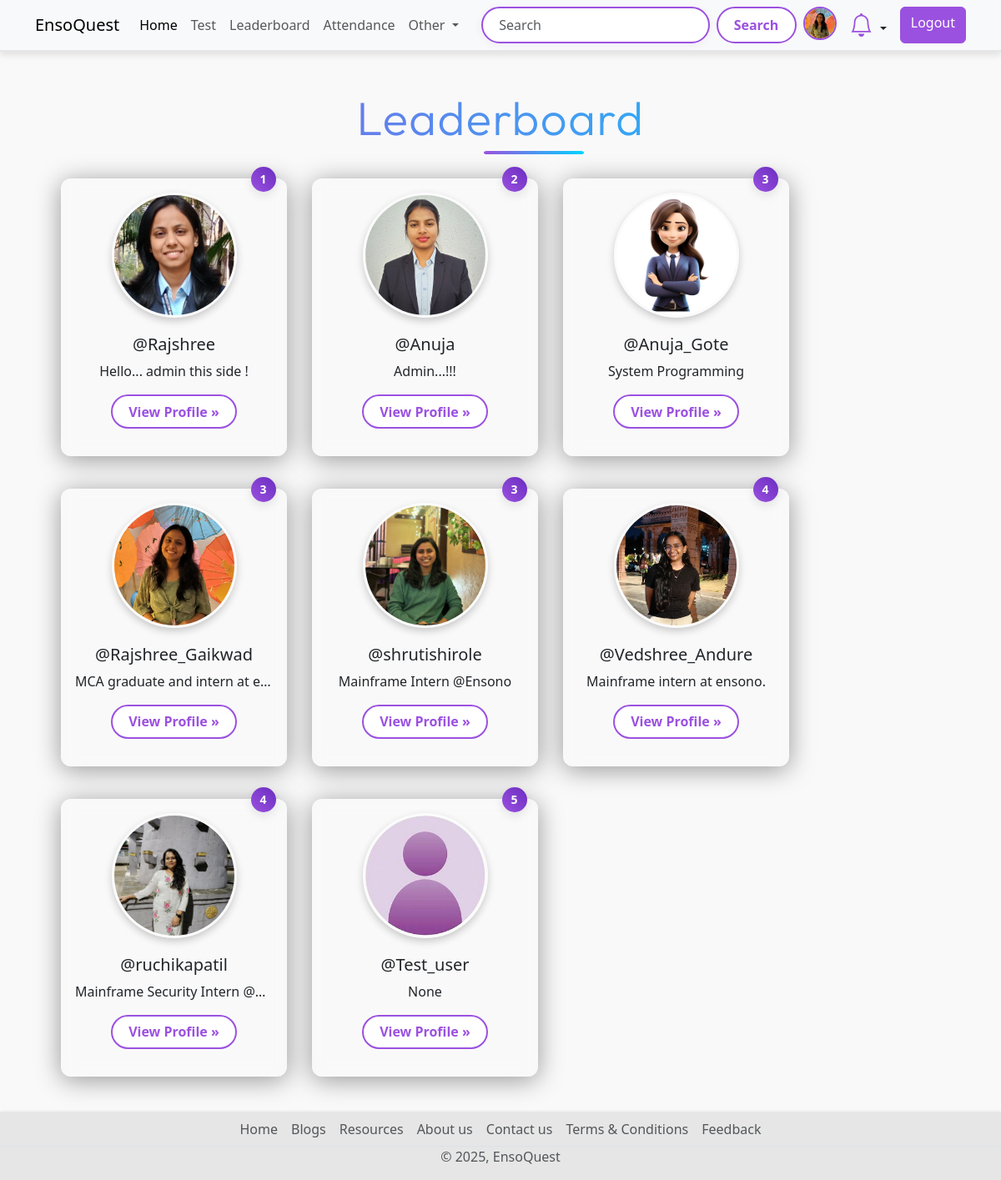
Before: /leaderboard (signed in) with the older database file.
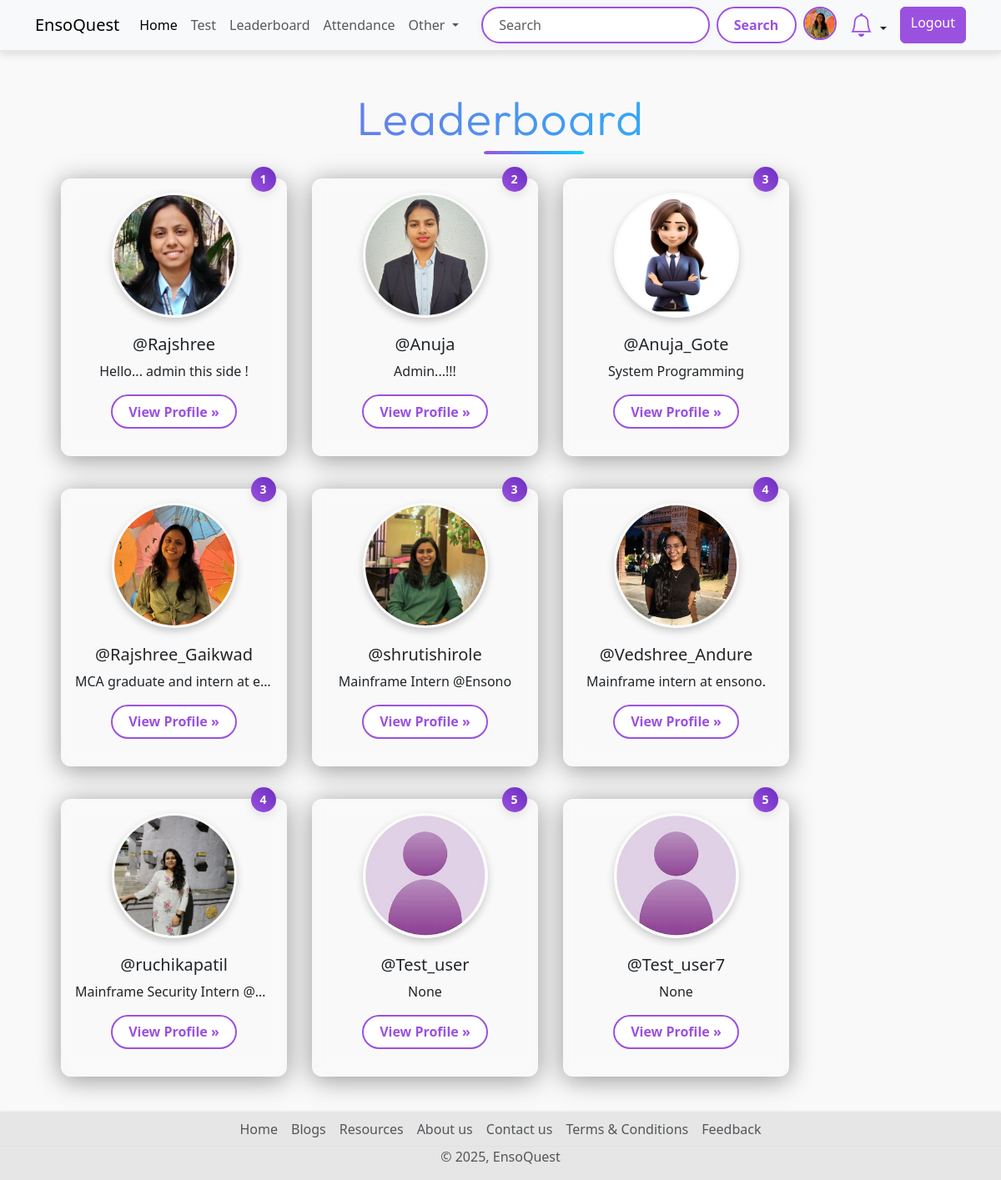
After: the same page with the newer database file.
### quiz/models.py (models this page shows, shortened)
class UserRank(models.Model):
    user = models.OneToOneField(User, on_delete=models.CASCADE)
    rank = models.IntegerField(null=True, blank=True)
    total_score = models.IntegerField(null=True, blank=True)

### account/models.py (models this page shows, shortened)
class Profile(models.Model):
    user = models.OneToOneField(User,on_delete=models.CASCADE, null=True,verbose_name='User Object')
    position = models.CharField(max_length=100,blank=True,null=True)
    bio = models.TextField(blank=True,null=True)
    profile_img = models.ImageField(upload_to='profile_image', default='user.png',blank=True,null=True,verbose_name= 'Profile Pic')

### base/views.py (the view)
# urls.py: path('leaderboard', views.leaderboard_view, name='leaderboard'),
@login_required(login_url="login")
def leaderboard_view(request):
    user_object = request.user
    user_profile = request.user.profile
    leaderboard_users = UserRank.objects.order_by('rank')
    context = {"leaderboard_users":leaderboard_users}
    return render(request, "Leaderboard.html", context)

### base/context_processors.py (called while the page is built)
def notification_count(request):
    if request.user.is_authenticated:
        unread_count = Notification.objects.filter(user=request.user, is_read=False).count()
        return {'unread_notification_count': unread_count}
    return {}

### Templates/Leaderboard.html (shortened to what this page needs)
{% extends 'index.html' %}
{% block content %}
{% load static %}
<link rel="stylesheet" href="{% static 'css/leaderboard-style.css' %}">
  <div class="container text-center">
    <h1 class="display-4 text-center my-5 title ">Leaderboard</h1>
    <div class="row row-cols-sm-1 row-cols-md-2 row-cols-lg-3 row-cols-xl-4  gx-3 gy-4 mx-3 ">
      {% if leaderboard_users|length == 0 %}
           <div class="w-100 d-flex justify-content-center align-items-center" style="min-height: 300px;">
           <h4 class="text-danger text-center">No User Available on Leaderboard</h4>
           </div>
      {% else %}
      {% for rank in leaderboard_users %}
      <div class="col-lg-4 position-relative mb-4 leaderboard-card">
        <img src="{{rank.user.profile.profile_img.url}}" class="leaderboard-img rounded-circle alt=user-profile">
        <span class=" position-absolute top-0 start-90 translate-middle badge rounded-pill modern-badge ">
          {{ rank.rank }}
        </span>
        <h2 class="fw-normal username">@{{rank.user.username}}</h2>
        <p class="card-bio">{{rank.user.profile.bio}}</p>
        <p><a class="btn btn-secondary " href="{% url 'profile' rank.user.username %}">View Profile »</a></p>
      </div>
      {% endfor %}
      {% endif %}
    </div>
  </div>
{% endblock content %}

Changed rows visible on the page:
added UserRank: user.profile.profile_img (placeholder picture), rank "5", user.username "Test_user7", user.profile.bio "None"
